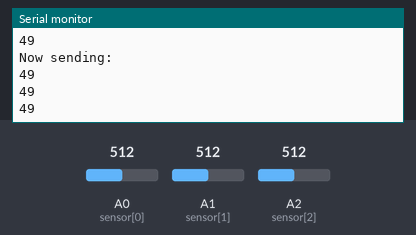
Bench run of a sketch on a simulated Arduino Uno, built with avr-gcc and run on an emulated ATmega328P. On the bench: the last lines printed to the serial monitor. Inputs (shaded band) come from the test bench; at power-on: A1 (sensor[1]) = 512, A2 (sensor[2]) = 512, A0 (sensor[0]) = 512. No radio packets arrive unless stated.

Above: at 1.8 s.
1.9 s: A1 (sensor[1]) set to 716
At 2.8 s:
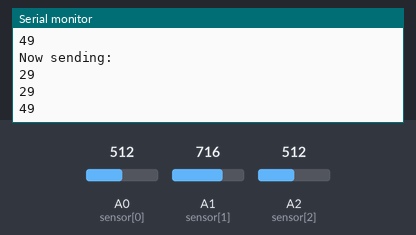
3.4 s: A2 (sensor[2]) set to 306
At 4.7 s:
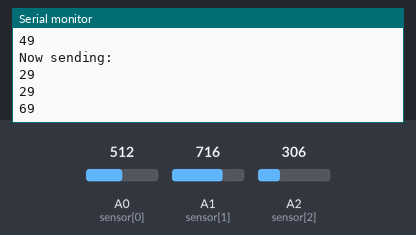
4.9 s: A1 (sensor[1]) set to 900
At 5.8 s:
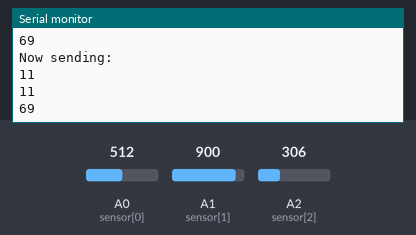
6.4 s: A2 (sensor[2]) set to 122
At 7.8 s:
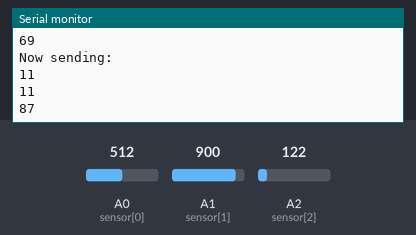
Timing chart, 0 to 8.9 s (numbered marks = the images above; inputs shaded):
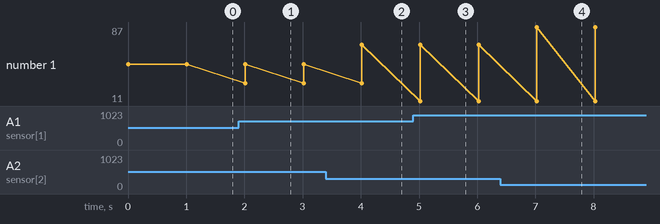

Measured:
- after the input at 1.9 s, the serial monitor: prints a new line after 0.11 s (image 1)
- after the input at 3.4 s, the serial monitor: prints a new line after 0.62 s (image 2)
- after the input at 4.9 s, the serial monitor: prints a new line after 0.12 s (image 3)
- after the input at 6.4 s, the serial monitor: prints a new line after 0.63 s (image 4)
- plotted number 1: 49 → 69 after the input at 3.4 s, 69 → 87 after the input at 6.4 s

The sketch:

Left_final.ino
```cpp
#include <SPI.h>
#include "RF24.h"
const int sensor[3] = {A0, A1, A2}; //An array define the analog ports connected to the sensors
int valueL[3];
byte valueL1[3];


RF24 radio(10,9);
const uint64_t rAddress[] = {0x7878787878LL, 0xB3B4B5B6F1LL, 0xB3B4B5B6CDLL, 0xB3B4B5B6A3LL, 0xB3B4B5B60FLL, 0xB3B4B5B605LL };

void setup() {
  Serial.begin(115200);

  radio.begin();
  radio.setPALevel(RF24_PA_LOW);

  radio.openWritingPipe(rAddress[3]);
  Serial.println(F("Initiated."));
}

void loop(){
    //Write the values of sensors into the buffer
    getSensorValue();
    intToByte();


  Serial.println(F("Now sending:"));
  radio.write(&valueL1, sizeof(byte[3]));
  Serial.println(valueL[0]);
  Serial.println(valueL[1]);
  Serial.println(valueL[2]);


  delay(1000);
}
void getSensorValue(){

  valueL[0] = analogRead(sensor[1]);
  valueL[1] = analogRead(sensor[2]);
  valueL[2] = analogRead(sensor[3]);

  fifo();
  //Mapping the values to a 0-99 scale, place the current sensors readings to the corresponding array.
  for(int i=0;i<=2;++i){
    valueL[i]=RangeMap(valueL[i]);
    }
}

void intToByte(){
  byte valueL1[3];
  for(int a=0; a<3; a++){
    valueL1[a] =valueL[a]-'0';
  }
}

/*
 * Make TWO buffer array First In First Out
 * Parameter: None (global array used in this function)
 * Return: sensorValues as global variable array
 * Version: 1.0
 */
void fifo(){
    for(int b=3;b>=1;--b){
      valueL[b]=valueL[b-1];
      }
    }
/*
 * Limit and map the data value to 0-99, and eliminate floating around 0
 * Parameter: data ranged from 0-1023
 * Return: data ranged from 0-99
 * Version: 1.0

 */

int RangeMap(int a){
  a=constrain(a,0,1023);
  a=map(a,0,1023,99,-2);
  a=constrain(a,0,99);
  return a;
  }
```
